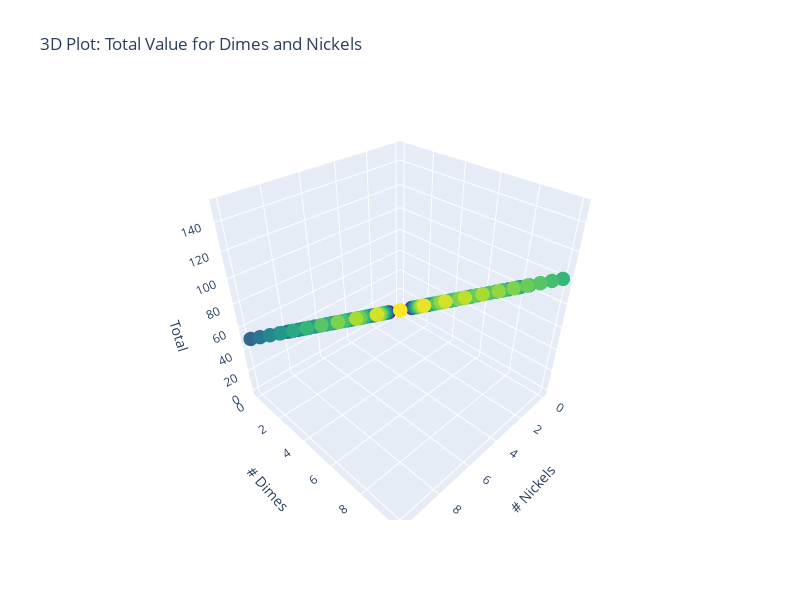

Notebook code for this chart:
### Markdown cell above
#### Plotting the nickel and dime equation

If we create a 3D plot with x1, x2, and y as the three axes, we can see that the $$y= 5x_1 + 10x_2$$ equation is the equation for a plane.

### Code cell
# Convert the following to 3D plotly plot:
# Prepare data for 3D plot
import plotly.graph_objs as go


all_x1 = []
all_x2 = []
all_y = []
for i, n in enumerate(nickels_range):
    for j, d in enumerate(dimes_range):
        all_x1.append(n)
        all_x2.append(d)
        all_y.append(grid[i][j])
import plotly.graph_objs as go

# Create a 3D scatter plot using plotly
scatter = go.Scatter3d(
    x=all_x1,
    y=all_x2,
    z=all_y,
    mode='markers',
    marker=dict(size=5, color=all_y, colorscale='Viridis'),
    name='Total Value'
)

layout = go.Layout(
    scene=dict(
        xaxis_title='# Nickels',
        yaxis_title='# Dimes',
        zaxis_title='Total'
    ),
    title='3D Plot: Total Value for Dimes and Nickels'
)
layout.update(width=800, height=600)
fig = go.Figure(data=[scatter], layout=layout, )
fig.show()

### Figure 1 — Plotly figure (JSON) as saved in the notebook; plotly's stock layout.template omitted (floating-point values rounded to 4 significant figures)
{"data": [{"marker": {"color": [0, 10, 20, 30, 40, 50, 60, 70, 80, 90, 100, 5, 15, 25, 35, 45, 55, 65, 75, 85, 95, 105, 10, 20, 30, 40, 50, 60, 70, 80, 90, 100, 110, 15, 25, 35, 45, 55, 65, 75, 85, 95, 105, 115, 20, 30, 40, 50, 60, 70, 80, 90, 100, 110, 120, 25, 35, 45, 55, 65, 75, 85, 95, 105, 115, 125, 30, 40, 50, 60, 70, 80, 90, 100, 110, 120, 130, 35, 45, 55, 65, 75, 85, 95, 105, 115, 125, 135, 40, 50, 60, 70, 80, 90, 100, 110, 120, 130, 140, 45, 55, 65, 75, 85, 95, 105, 115, 125, 135, 145, 50, 60, 70, 80, 90, 100, 110, 120, 130, 140, 150], "colorscale": [[0, "#440154"], [0.1111, "#482878"], [0.2222, "#3e4989"], [0.3333, "#31688e"], [0.4444, "#26828e"], [0.5556, "#1f9e89"], [0.6667, "#35b779"], [0.7778, "#6ece58"], [0.8889, "#b5de2b"], [1, "#fde725"]], "size": 5}, "mode": "markers", "name": "Total Value", "type": "scatter3d", "x": [0, 0, 0, 0, 0, 0, 0, 0, 0, 0, 0, 1, 1, 1, 1, 1, 1, 1, 1, 1, 1, 1, 2, 2, 2, 2, 2, 2, 2, 2, 2, 2, 2, 3, 3, 3, 3, 3, 3, 3, 3, 3, 3, 3, 4, 4, 4, 4, 4, 4, 4, 4, 4, 4, 4, 5, 5, 5, 5, 5, 5, 5, 5, 5, 5, 5, 6, 6, 6, 6, 6, 6, 6, 6, 6, 6, 6, 7, 7, 7, 7, 7, 7, 7, 7, 7, 7, 7, 8, 8, 8, 8, 8, 8, 8, 8, 8, 8, 8, 9, 9, 9, 9, 9, 9, 9, 9, 9, 9, 9, 10, 10, 10, 10, 10, 10, 10, 10, 10, 10, 10], "y": [0, 1, 2, 3, 4, 5, 6, 7, 8, 9, 10, 0, 1, 2, 3, 4, 5, 6, 7, 8, 9, 10, 0, 1, 2, 3, 4, 5, 6, 7, 8, 9, 10, 0, 1, 2, 3, 4, 5, 6, 7, 8, 9, 10, 0, 1, 2, 3, 4, 5, 6, 7, 8, 9, 10, 0, 1, 2, 3, 4, 5, 6, 7, 8, 9, 10, 0, 1, 2, 3, 4, 5, 6, 7, 8, 9, 10, 0, 1, 2, 3, 4, 5, 6, 7, 8, 9, 10, 0, 1, 2, 3, 4, 5, 6, 7, 8, 9, 10, 0, 1, 2, 3, 4, 5, 6, 7, 8, 9, 10, 0, 1, 2, 3, 4, 5, 6, 7, 8, 9, 10], "z": [0, 10, 20, 30, 40, 50, 60, 70, 80, 90, 100, 5, 15, 25, 35, 45, 55, 65, 75, 85, 95, 105, 10, 20, 30, 40, 50, 60, 70, 80, 90, 100, 110, 15, 25, 35, 45, 55, 65, 75, 85, 95, 105, 115, 20, 30, 40, 50, 60, 70, 80, 90, 100, 110, 120, 25, 35, 45, 55, 65, 75, 85, 95, 105, 115, 125, 30, 40, 50, 60, 70, 80, 90, 100, 110, 120, 130, 35, 45, 55, 65, 75, 85, 95, 105, 115, 125, 135, 40, 50, 60, 70, 80, 90, 100, 110, 120, 130, 140, 45, 55, 65, 75, 85, 95, 105, 115, 125, 135, 145, 50, 60, 70, 80, 90, 100, 110, 120, 130, 140, 150]}], "layout": {"height": 600, "scene": {"xaxis": {"title": {"text": "# Nickels"}}, "yaxis": {"title": {"text": "# Dimes"}}, "zaxis": {"title": {"text": "Total"}}}, "title": {"text": "3D Plot: Total Value for Dimes and Nickels"}, "width": 800}}
